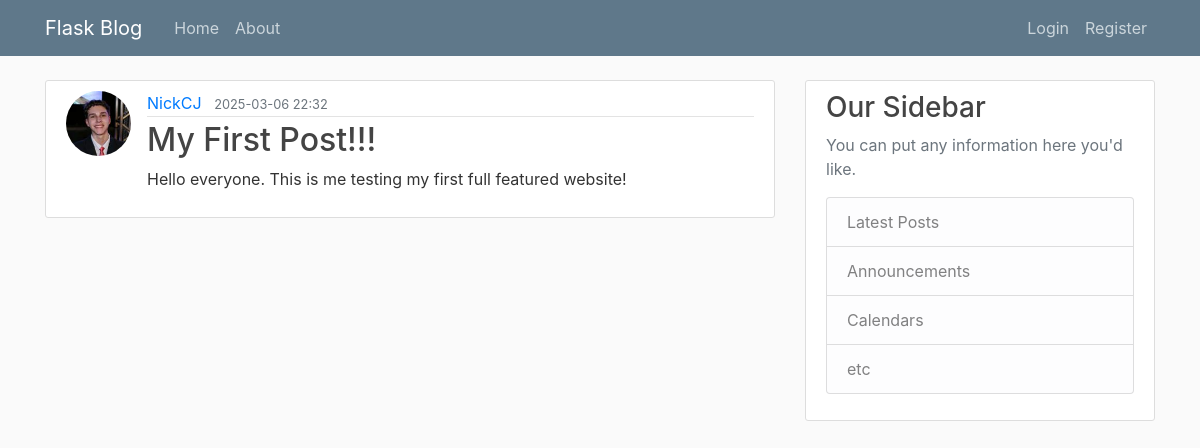
Page /home on the earlier database version.
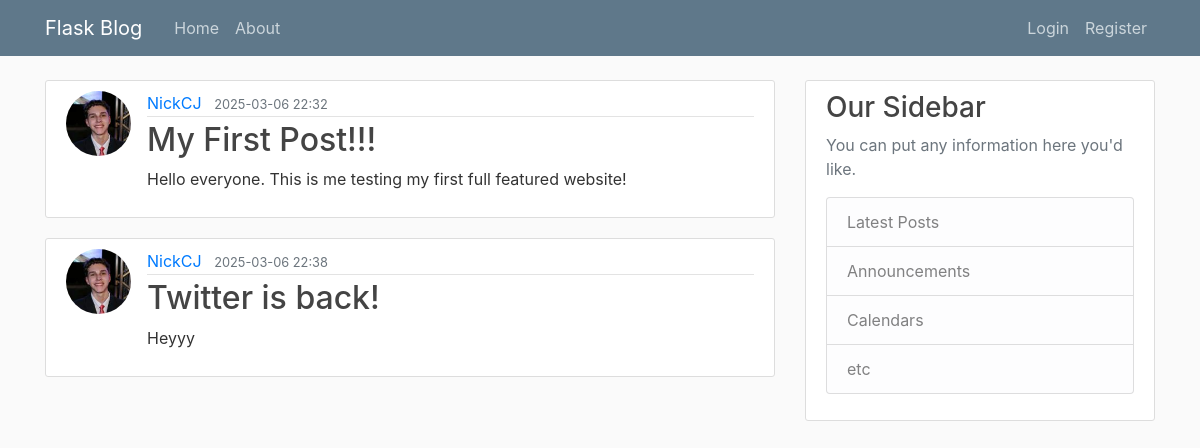
Same page on the later database version.
### flaskblog/models.py (models this page shows, shortened)
class Post(db.Model):
    id = db.Column(db.Integer, primary_key=True)
    title = db.Column(db.String(100), nullable=False)
    date_posted = db.Column(db.DateTime, nullable=False, default=lambda: datetime.now(timezone.utc))
    content = db.Column(db.Text, nullable=False)
    user_id = db.Column(db.Integer, db.ForeignKey('user.id'), nullable=False)
    def __repr__(self):
        return f"Post('{self.title}', '{self.date_posted}')"

class User(db.Model, UserMixin):
    id = db.Column(db.Integer, primary_key=True)
    username = db.Column(db.String(20), unique=True, nullable=False)
    email = db.Column(db.String(120), unique=True, nullable=False)
    image_file = db.Column(db.String(20), nullable=False, default='default.png')
    password = db.Column(db.String(60), nullable=False)
    posts = db.relationship('Post', backref='author', lazy=True)

### flaskblog/routes/blog_routes.py (the view)
@routes.route("/")
@routes.route("/home")
def home_page():
    posts = Post.query.all()
    print(posts)
    return render_template('home.html', posts=posts) #Here we are turning available the posts data to be used in the html file.

### flaskblog/templates/home.html
{% extends "layout.html" %}
{% block content %}
    {% for post in posts %}
        <article class="media content-section">
            <img class="rounded-circle article-img" src="{{ url_for('static', filename='profile_pics/' + post.author.image_file) }}">
            <div class="media-body">
            <div class="article-metadata">
                <a class="mr-2" href="#">{{ post.author.username }}</a>
                <small class="text-muted">{{ post.date_posted.strftime('%Y-%m-%d %H:%M') }}</small>
            </div>
            <h2><a class="article-title" href="#">{{ post.title }}</a></h2>
            <p class="article-content">{{ post.content }}</p>
            </div>
        </article>
    {% endfor %}
{% endblock content %}

### flaskblog/templates/layout.html (shortened to what this page needs)
<!DOCTYPE html>
<html>
    <head>
    <link rel="stylesheet" href="https://cdn.jsdelivr.net/npm/bootstrap@4.4.1/dist/css/bootstrap.min.css">
    <link rel="stylesheet" type="text/css", href="{{ url_for('static', filename='main.css') }}">
    </head>
    <body>
        <header class="site-header">
            <nav class="navbar navbar-expand-md navbar-dark bg-steel fixed-top">
              <div class="container">
                <a class="navbar-brand mr-4" href="/">Flask Blog</a>
                <div class="collapse navbar-collapse" id="navbarToggle">
                  <div class="navbar-nav mr-auto">
                    <a class="nav-item nav-link" href="{{ url_for('routes.home_page') }}">Home</a>
                    <a class="nav-item nav-link" href="{{ url_for('routes.about_page') }}">About</a>
                  </div>
                  <div class="navbar-nav">
                    {% if current_user.is_authenticated %}
                        <a class="nav-item nav-link" href="{{ url_for('routes.new_post') }}">Create Post</a>
                        <a class="nav-item nav-link" href="{{ url_for('routes.account') }}">Account</a>
                        <a class="nav-item nav-link" href="{{ url_for('routes.logout') }}">Logout</a>
                    {% else %}
                        <a class="nav-item nav-link" href="{{ url_for('routes.login') }}">Login</a>
                        <a class="nav-item nav-link" href="{{ url_for('routes.register') }}">Register</a>
                    {% endif %}
                  </div>
                </div>
              </div>
            </nav>
          </header>
          <main role="main" class="container">
            <div class="row">
              <div class="col-md-8">
                {% block content %}{% endblock %}
              </div>
              <div class="col-md-4">
                <div class="content-section">
                  <h3>Our Sidebar</h3>
                  <p class='text-muted'>You can put any information here you'd like.
                    <ul class="list-group">
                      <li class="list-group-item list-group-item-light">Latest Posts</li>
                      <li class="list-group-item list-group-item-light">Announcements</li>
                      <li class="list-group-item list-group-item-light">Calendars</li>
                      <li class="list-group-item list-group-item-light">etc</li>
                    </ul>
                  </p>
                </div>
              </div>
            </div>
          </main>
    </body>
</html>

### flaskblog/static/main.css (style rules this page uses)
body { background: #fafafa; color: #333333; margin-top: 5rem; }
h1, h2, h3, h4, h5, h6 { color: #444444; }
.bg-steel { background-color: #5f788a; }
.site-header .navbar-nav .nav-link { color: #cbd5db; }
.content-section { background: #ffffff; padding: 10px 20px; border: 1px solid #dddddd; border-radius: 3px; margin-bottom: 20px; }
.article-title { color: #444444; }
.article-content { white-space: pre-line; }
.article-img { height: 65px; width: 65px; margin-right: 16px; }
.article-metadata { padding-bottom: 1px; margin-bottom: 4px; border-bottom: 1px solid #e3e3e3 }

Differences in the rows shown:
added Post: image_file (picture), author.username "NickCJ", date_posted "2025-03-06 22:38", title "Twitter is back!", content "Heyyy"
